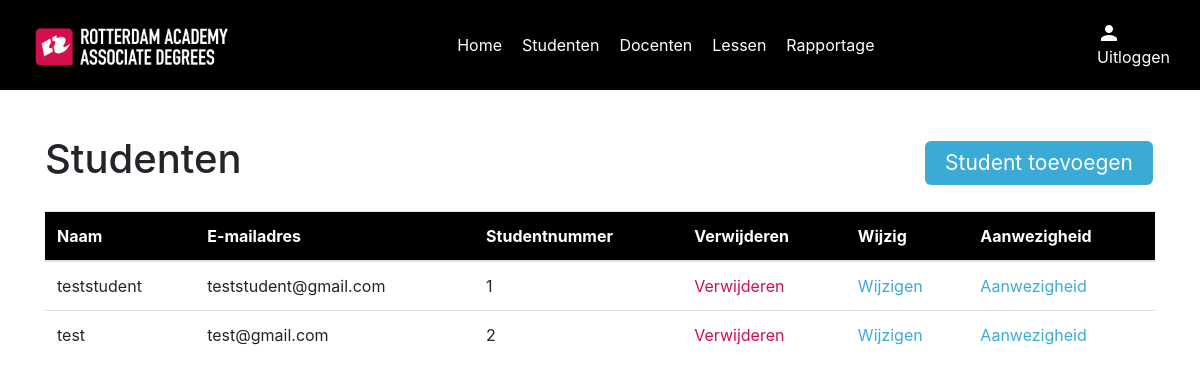
Before: /studenten_overzicht with the older database file.
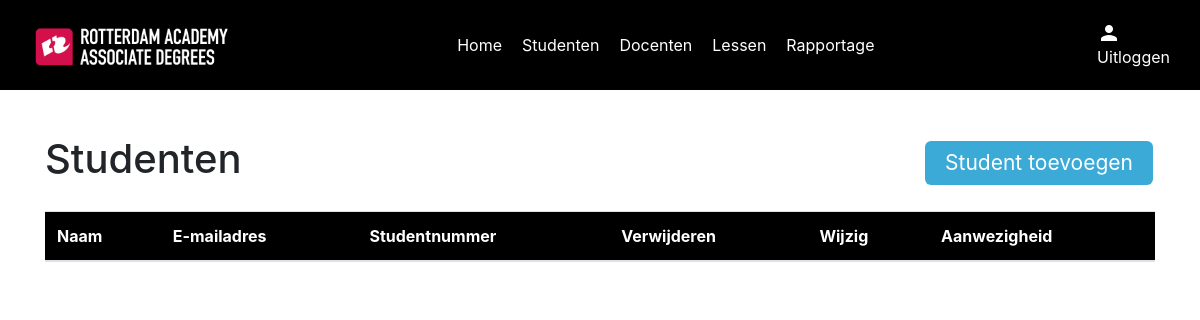
After: the same page with the newer database file.
### models/userModel.py (models this page shows)
class User(UserMixin, db.Model):
    id = db.Column(db.Integer, primary_key=True)
    name = db.Column(db.String(100), nullable=False)
    email = db.Column(db.String(100), nullable=False)
    password = db.Column(db.String(255), nullable=False)
    role = db.Column(db.Integer, nullable=False)
    studentNumber = db.Column(db.Integer, nullable=True)
    def to_dict(self):
        return {
            'id': self.id,
            'name': self.name,
            'email': self.email,
            'password': self.password,
            'role': self.role,
            'student_number': self.studentNumber
        }

### routes/studentRoutes.py (the view)
    @app.route("/studenten_overzicht")
    def students_index():
        students = StudentController.get_all_students()
        return render_template(
            "students/index.html", students=students
        )

### controllers/studentController.py (called while the page is built)
    @staticmethod
    def get_all_students():
        students = User.query.filter_by(role=1)
        students_dict = [student.to_dict() for student in students]
        return students_dict

### templates/students/index.html (shortened to what this page needs)
{% include "layout.html" %}
{% block content %}
{% include "navigation.html" %}
<div class="container students">
    <div class="lessons_index">
        <div class="top-content">
            <h1>Studenten</h1>
            <a href="#" class="button" id="btnCreate" data-toggle="modal" data-target="#studentModal">Student toevoegen</a>
        </div>
        <table class="table">
            <thead style="background-color: black; color: #fff;">
            <tr>
                <th scope="Name">Naam</th>
                <th scope="Date">E-mailadres</th>
                <th scope="Starttime">Studentnummer</th>
                <th scope="Delete">Verwijderen</th>
                <th scope="Change">Wijzig</th>
                <th scope="Change">Aanwezigheid</th>
            </tr>
            </thead>
            <tbody>
            {% for student in students %}
            <tr>
                <td>{{ student.name }}</td>
                <td>{{ student.email }}</td>
                <td>{{ student.student_number }}</td>
                <td><a href="#" class="red" data-id="{{ student.id }}" id="btnDelete">Verwijderen</a></td>
                <td><a href="#" class="blue" data-id="{{ student.id }}" id="btnEdit" data-toggle="modal" data-target="#studentModal">Wijzigen</a></td>
                <td><a href="/students/{{ student.id }}/aanwezigheid" class="blue">Aanwezigheid</a></td>
            </tr>
            {% endfor %}
            </tbody>
        </table>
    </div>
</div>
{% endblock %}

### templates/layout.html (shortened to what this page needs)
<!DOCTYPE html>
<html lang="en">
<head>
    <link rel="stylesheet" href="https://cdn.jsdelivr.net/npm/bootstrap@4.4.1/dist/css/bootstrap.min.css"
>
    <link rel="stylesheet" type="text/css" href="https://cdn.jsdelivr.net/npm/pikaday/css/pikaday.css">
    <link rel="stylesheet" href="/static/css/style.css" type="text/css"/>
    <link rel="stylesheet" href="https://cdnjs.cloudflare.com/ajax/libs/font-awesome/6.3.0/css/all.min.css"
          type="text/css"/>
</head>
<body>
</body>
</html>

### templates/navigation.html (shortened to what this page needs)
<nav class="navigation">
    <div class="nav_container">
        <a href="/index">
            <img src="/static/assets/ra_logo.png" alt="RAC logo" />
        </a>
        <div class="links">
            <a href="/index">Home</a>
            <a href="/studenten_overzicht">Studenten</a>
            <a href="/docenten_overzicht">Docenten</a>
            <a href="/lessen_overzicht">Lessen</a>
            <a href="/rapportage">Rapportage</a>
        </div>
        <div class="account">
            <div class="user">
                <span class="material-icons">person</span>
            </div>
            <a href="/logout">Uitloggen</a>
        </div>
    </div>
</nav>

### static/css/style.css (style rules this page uses)
:root { --black: #000; --white: #fff; --racRed: #D30E4C; --racBlue: #3CAAD7; --textColor: #272727; }
.container { position: relative; top: 90px; }
.navigation .nav_container { width: 1140px; margin: 0 auto; padding: unset; padding-top: 120px; }
.navigation { top: 0; background-color: var(--black); position: fixed; width: 100%; height: 90px; z-index: 10; }
.navigation .nav_container { padding-top: unset; height: 100%; display: flex; align-items: center; justify-content: space-between; gap: 20px; }
.navigation img { height: 45px; }
.navigation .links { display: flex; justify-content: space-between; gap: 20px; }
.navigation a { color: var(--white); }
.navigation .material-icons { color: var(--white); }
.navigation .user { display: flex; justify-content: space-between; align-items: center; color: var(--white); }
.button { background-color: var(--racBlue); border: none; color: var(--white); padding: 6px 20px; text-align: center; display: inline-block; font-size: 21px; margin: 4px 2px; border-radius: 6px; }
.lessons_index .top-content { display: flex; justify-content: space-between; align-items: center; margin: 45px 0 20px 0; }

Changed rows visible on the page:
removed User: name "teststudent", email "teststudent@gmail.com", student_number "1"
removed User: name "test", email "test@gmail.com", student_number "2"
